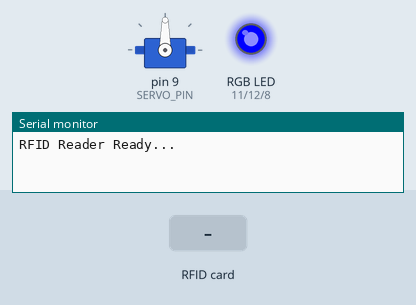
Bench run of a sketch on a simulated Arduino Mega 2560, built with avr-gcc and run on an emulated ATmega2560. Parts: servo, an RGB LED mixed from three pins (HIGH = lit), the last lines printed to the serial monitor. The inputs (shaded band) are chosen by the test bench. Pins used as bus, display or sensor lines are not drawn.

Above: at 1.2 s.
1.3 s: RFID card 8B 7D 30 02 held to the reader
At 2.0 s:
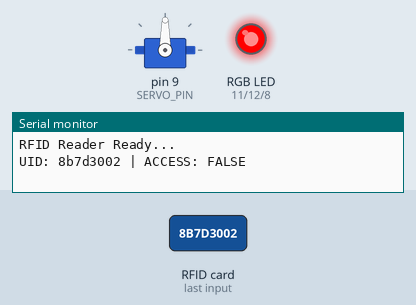
2.8 s: RFID card F3 E8 53 14 held to the reader
Timing chart, 0 to 10.9 s (numbered marks = the images above; inputs shaded):
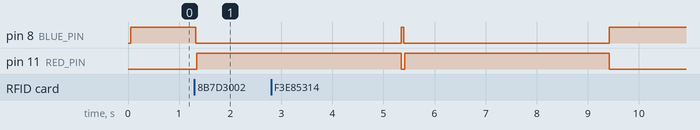

Measured:
- after the input at 1.3 s, pin 8 (BLUE_PIN): HIGH → LOW at once; pin 11 (RED_PIN): LOW → HIGH after 0.05 s

The sketch:

alarm-rfid-arduino.ino
```cpp
// (licence header left out)
#include <SPI.h>
#include <MFRC522.h>
#include <Arduino_FreeRTOS.h>
#include <semphr.h>  // add the FreeRTOS functions for Semaphores (or Flags).
#include <Servo.h>

// Servo
Servo myservo;
#define SERVO_PIN 9

// Pin Definitions for RC522
#define SS_PIN 53
#define RST_PIN 5

MFRC522 mfrc522(SS_PIN, RST_PIN);

// Pin Definitions for Common Cathode RGB LED
#define RED_PIN 11
#define GREEN_PIN 12
#define BLUE_PIN 8

// List of Authorized UIDs TODO:Masukkan UID kartu
const byte authorizedUIDs[][4] = {
  //{0xDE, 0xAD, 0xBE, 0xEF},  // contoh UID Kartu
  { 0x8B, 0x7D, 0x30, 0x02 },
  { 0xF3, 0xE8, 0x53, 0x14 }
};

const int numOfUIDs = sizeof(authorizedUIDs) / sizeof(authorizedUIDs[0]);

// Queue
#define UID_LENGTH 4

QueueHandle_t xQueueAccessGranted;

typedef struct
{
  bool accessGranted;
  byte detectedUID[UID_LENGTH];
} DataPacket_t;


// Function prototypes
void TaskReadRFID(void *pvParameters);
void TaskHandleData(void *pvParameters);

void setup() {
  Serial.begin(9600);   // UART ke Dashboard
  Serial1.begin(9600);  // UART ke ATmega
  SPI.begin();
  mfrc522.PCD_Init();

  pinMode(RED_PIN, OUTPUT);
  pinMode(GREEN_PIN, OUTPUT);
  pinMode(BLUE_PIN, OUTPUT);

  // Turn off all LEDs initially
  digitalWrite(RED_PIN, LOW);
  digitalWrite(GREEN_PIN, LOW);
  digitalWrite(BLUE_PIN, LOW);

  Serial.println("RFID Reader Ready...");

  // Turn on Blue LED for idle
  digitalWrite(BLUE_PIN, HIGH);

  // Initialize Servo
  myservo.attach(SERVO_PIN);
  myservo.write(90);  // door close

  // Initialize Queue
  xQueueAccessGranted = xQueueCreate(10, sizeof(DataPacket_t));

  // Create FreeRTOS tasks
  xTaskCreate(TaskReadRFID, "ReadRFID", 256, NULL, 1, NULL);
  xTaskCreate(TaskHandleData, "HandleData", 256, NULL, 1, NULL);
}

void loop() {
  // FreeRTOS handles the tasks; loop can remain empty.
}

// Task untuk membaca kartu RFID
void TaskReadRFID(void *pvParameters) {
  DataPacket_t dataPacket;

  for (;;) {
    // Cek jika ada kartu RFID
    if (mfrc522.PICC_IsNewCardPresent() && mfrc522.PICC_ReadCardSerial()) {
      byte readUID[UID_LENGTH];
      for (byte i = 0; i < UID_LENGTH; i++) {
        readUID[i] = mfrc522.uid.uidByte[i];
      }

      strcpy(dataPacket.detectedUID, readUID);
      dataPacket.accessGranted = checkAccess(readUID);

      if (xQueueSend(xQueueAccessGranted, &dataPacket, pdMS_TO_TICKS(100)) == pdPASS) {
        printf("Sent: UUID: %s, access=%d\n", dataPacket.detectedUID, dataPacket.accessGranted);
      }

      mfrc522.PICC_HaltA();
    }

    vTaskDelay(100 / portTICK_PERIOD_MS);  // Delay untuk mengurangi beban CPU
  }
}

// Task untuk menangani data dan mengirim log
void TaskHandleData(void *pvParameters) {
  DataPacket_t receivedPacket;

  for (;;) {
    if (xQueueReceive(xQueueAccessGranted, &receivedPacket, pdMS_TO_TICKS(100)) == pdPASS) {
      // Turn off Blue LED while processing
      digitalWrite(BLUE_PIN, LOW);

      // Kirim log ke dashboard melalui Serial
      String UID = convertUIDToString(receivedPacket.detectedUID);
      String accessGranted = receivedPacket.accessGranted ? "TRUE" : "FALSE";

      delay(25);

      // Kirim status ke ATmega melalui Serial1 (TRUE/FALSE saja)
      sendToAtmega(receivedPacket.accessGranted);

      // Kirim status ke Dashboard melalui Serial (UID dan TRUE/FALSE)
      sendLogToDashboard(UID, accessGranted);

      // Rotasi servo
      if (receivedPacket.accessGranted) {
        rotateServo();
      }
      else{
          digitalWrite(BLUE_PIN, LOW);
          digitalWrite(RED_PIN, HIGH);
          digitalWrite(GREEN_PIN, LOW);
          delay(4000);
          // After handling, turn back to idle (Blue ON, others OFF)
          digitalWrite(RED_PIN, LOW);
          digitalWrite(GREEN_PIN, LOW);
          digitalWrite(BLUE_PIN, HIGH);
      }
    }

    vTaskDelay(50 / portTICK_PERIOD_MS);  // Delay untuk menjaga task tetap berjalan
  }
}

// Fungsi untuk memeriksa UID dengan list akses sah
bool checkAccess(byte uid[]) {
  for (int i = 0; i < numOfUIDs; i++) {
    bool match = true;
    for (int j = 0; j < UID_LENGTH; j++) {
      if (uid[j] != authorizedUIDs[i][j]) {
        match = false;
        break;
      }
    }
    if (match) return true;  // UID cocok
  }
  return false;  // UID tidak cocok
}

String convertUIDToString(byte uid[]) {
  // Format UID menjadi string tanpa separator
  String uidString = "";

  for (byte i = 0; i < UID_LENGTH; i++) {
    if (uid[i] < 0x10) {
      uidString += "0";  // Tambahkan leading zero jika perlu
    }
    uidString += String(uid[i], HEX);
  }

  return uidString;
}

// Fungsi untuk mengirim log akses ke Dashboard melalui Serial1
void sendLogToDashboard(String uid, String status) {
  String log = "UID: " + uid + " | ACCESS: " + status;
  Serial.println(log);  // Kirim log ke Dashboard
}

// Fungsi untuk mengirim data ke ATmega melalui Serial1 (TRUE/FALSE saja)
void sendToAtmega(bool accessGranted) {
  if (accessGranted) {
    Serial1.println("TRUE");
  } else {
    Serial1.println("FALSE");
  }
}

void rotateServo() {
  digitalWrite(GREEN_PIN, HIGH);
  int pos;
  for (pos = 90; pos >= 0; pos -= 1) {
    myservo.write(pos);
    delay(5);
  }

  delay(4000);

  for (pos = 0; pos <= 90; pos += 1) {
    myservo.write(pos);
    delay(5);
  }

  // After handling, turn back to idle (Blue ON, others OFF)
  digitalWrite(RED_PIN, LOW);
  digitalWrite(GREEN_PIN, LOW);
  digitalWrite(BLUE_PIN, HIGH);
}
```
